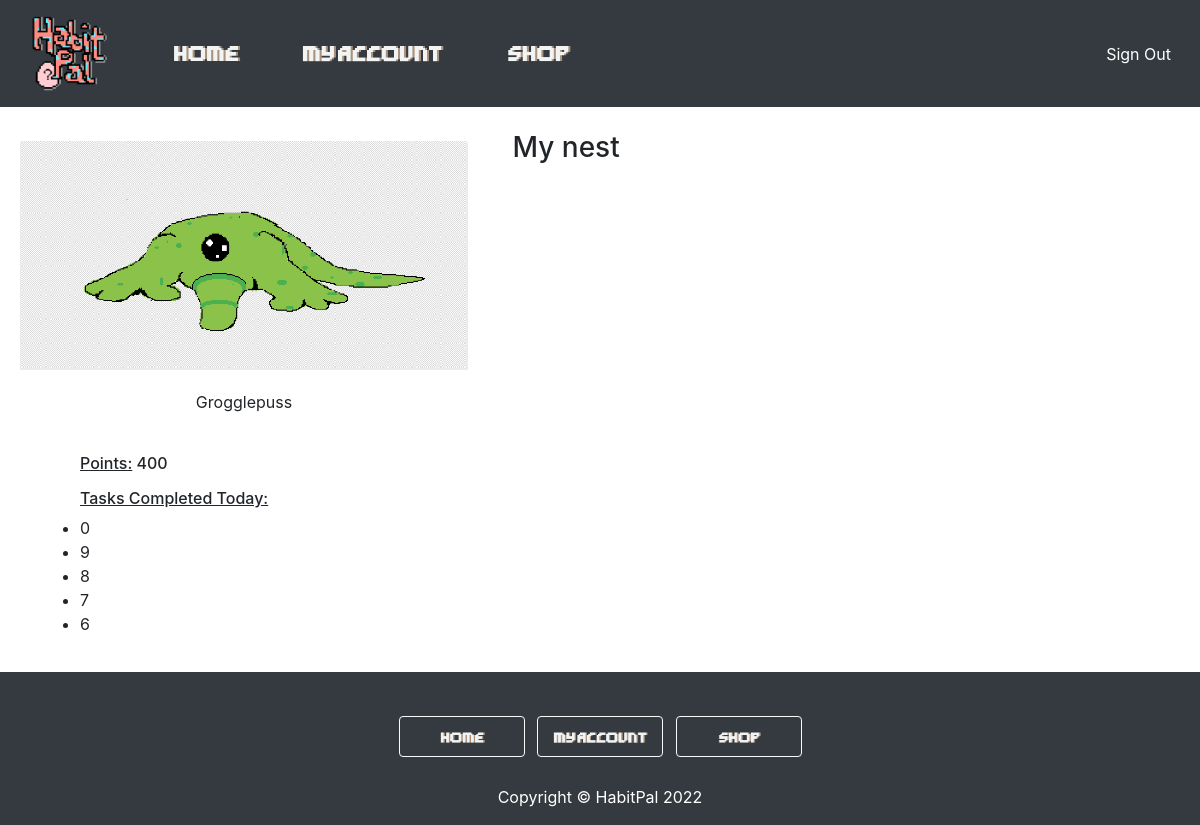
Page /myaccount (signed in) on the earlier database version.
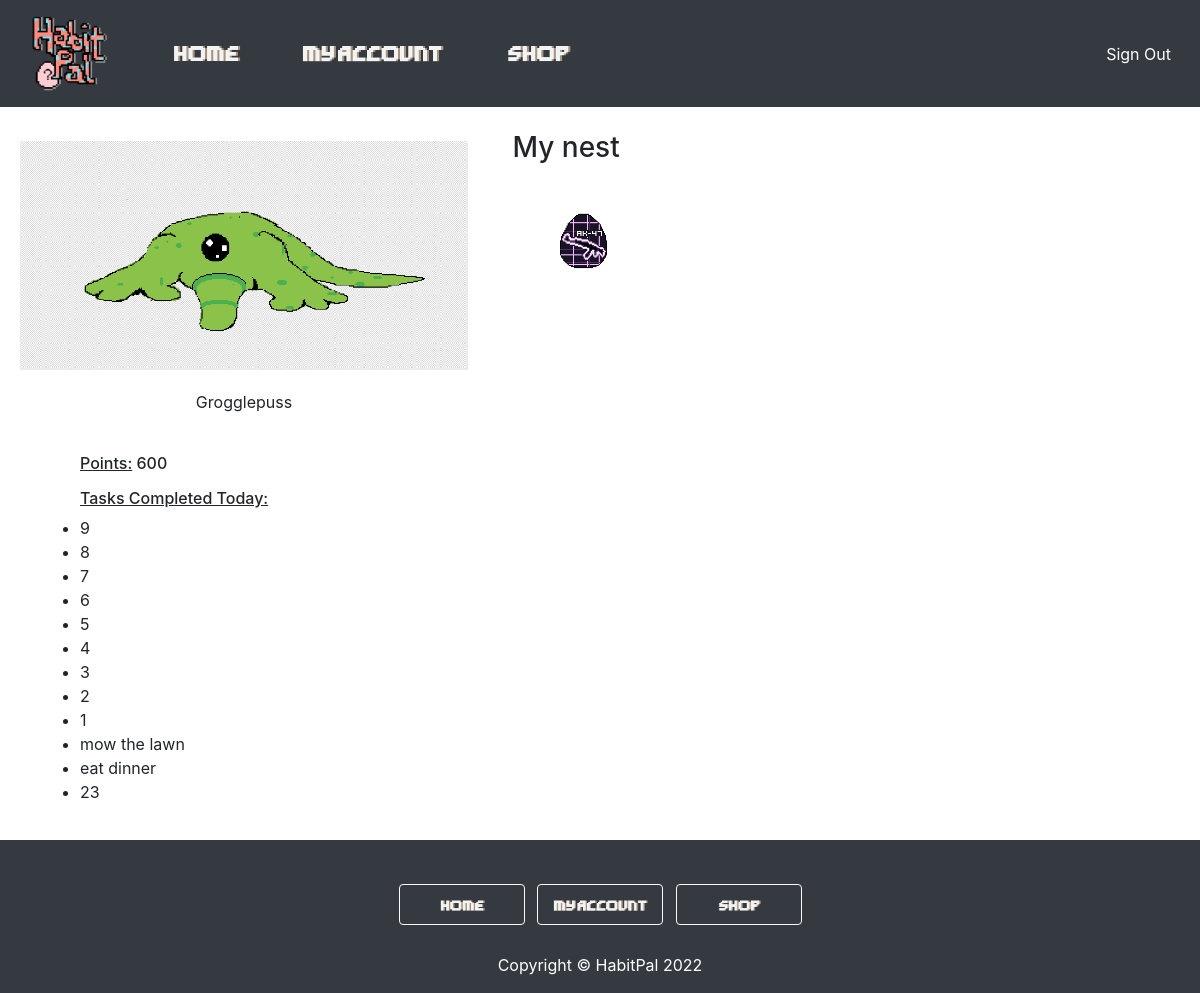
Same page on the later database version.
### tables this page shows
CREATE TABLE points(username text, points int);

CREATE TABLE completedTasks(username text, date text, task text);

CREATE TABLE eggs(username text, egg text);

### app.py (the view)
@app.route('/myaccount')
def myaccount():
    if 'loggedin' in session:
        day = get_date()
        cursor = conn.cursor()
        cursor.execute( 'SELECT task FROM completedTasks WHERE username = ? and date = ?', (session['username'], day,))
        tasks = cursor.fetchall()
        cursor.execute( 'SELECT points FROM points WHERE username = ?', (session['username'],))
        points = cursor.fetchone()
        if points is None:
            points = 0
        else:
            points = points[0]
        cursor.execute( 'SELECT egg FROM eggs WHERE username = ?', (session['username'],))
        eggs = cursor.fetchall()
        return render_template("myaccount.html", eggs=eggs, tasks=tasks, points=points)
    return render_template("login.html")

### app.py (called while the page is built)
def get_date():
    dateandtime = datetime.now()
    day = dateandtime.day
    month = dateandtime.month
    year = dateandtime.year
    day = str(month) + "-" + str(day) + "-" + str(year)
    return day

### templates/myaccount.html (shortened to what this page needs)
<!DOCTYPE html>
<html lang="en">
<head>
  <link rel="stylesheet" href="{{ url_for('static', filename='css/style.css') }}" type="text/css">
  <link rel="stylesheet" href="https://stackpath.bootstrapcdn.com/bootstrap/4.1.3/css/bootstrap.min.css"
>
  <link rel="stylesheet" href="https://cdnjs.cloudflare.com/ajax/libs/font-awesome/4.7.0/css/font-awesome.min.css">
  <link rel="stylesheet" href="https://maxcdn.bootstrapcdn.com/bootstrap/4.3.1/css/bootstrap.min.css">
</head>
<body>
  <nav class="navbar navbar-expand-md navbar-dark bg-dark">
    <a class="nav-link" href="{{ url_for('welcome') }}">
      <img src=../static/button_images/logo.png width="75px" height="75px" />
    </a>
    <div class="collapse navbar-collapse" id="navbarSupportedContent">
      <ul class="navbar-nav mr-auto">
        <li class="nav-item active">
          <a class="nav-link" href="{{ url_for('home') }}">
            <img src=../static/button_images/home3.png width="150px" height="37.5px"
              onmouseover="this.src='../static/button_images/home4.png';"
              onmouseout="this.src='../static/button_images/home3.png';" />
            <span class="sr-only">(current)</span></a>
        </li>
        <li class="nav-item active">
          <a class="nav-link" href="{{ url_for('myaccount') }}">
            <img src=../static/button_images/myaccount3.png width="150px" height="37.5px"
              onmouseover="this.src='../static/button_images/myaccount4.png';"
              onmouseout="this.src='../static/button_images/myaccount3.png';" />
          </a>
        <li class="nav-item active">
          <a class="nav-link" href="{{ url_for('store') }}">
            <img src=../static/button_images/shop3.png width="150px" height="37.5px"
              onmouseover="this.src='../static/button_images/shop4.png';"
              onmouseout="this.src='../static/button_images/shop3.png';" />
          </a>
        </li>
      </ul>
      <a href="{{ url_for('logout') }}" class="signout btn btn-dark">Sign Out</a>
    </div>
  </nav>
  <div class="MA-container">
    <div class="row">
      <div class="col-12 col-sm-12 col-md-5 col-lg-5">
        <div class="MA-pet-info">
          <div class="MA-card">
            <br>
            <img class="card-img-top murg" src="{{url_for('static',filename ='jwa_concept_MURGv5.PNG')}}"
              alt="Card image cap">
            <div class="card-body">
              <p class="card-text">Grogglepuss</p>
              <br>
              <ul>
                <h6><u>Points:</u> {{ points }}</h6>
              </ul>
              <ul>
                <h6><u>Tasks Completed Today:</u></h6>
                {% for i in tasks %}
                <li>{{ i[0] }}</li>
                {% endfor %}
              </ul>
            </div>
          </div>
        </div>
      </div>
      <div class="col-12 col-sm-12 col-md-7 col-lg-7">
        <br>
        <h3 id="mynest">My nest</h3>
        {% for i in eggs %}
        <img id="eggs" src="{{ i[0] }}">
        {% endfor %}
      </div>
    </div>
  </div>
  <footer class="footindex bg-dark">
    <div class="container p-4 pb-0 text-center">
      <section class="text-center">
        <a class="btn btn-outline-light btn-floating m-1" style="background-color: #343a40" href="{{ url_for('home') }}"
          role="button"><img src=../static/button_images/home3.png width="100px" height="25px"
            onmouseover="this.src='../static/button_images/home4.png';"
            onmouseout="this.src='../static/button_images/home3.png';" /></a>
        <a class="btn btn-outline-light btn-floating m-1" style="background-color: #343a40"
          href="{{ url_for('myaccount') }}" role="button"><img src=../static/button_images/myaccount3.png width="100px"
            height="25px" onmouseover="this.src='../static/button_images/myaccount4.png';"
            onmouseout="this.src='../static/button_images/myaccount3.png';" /></a>
        <a class="btn btn-outline-light btn-floating m-1" style="background-color: #343a40"
          href="{{ url_for('store') }}" role="button"><img src=../static/button_images/shop3.png width="100px"
            height="25px" onmouseover="this.src='../static/button_images/shop4.png';"
            onmouseout="this.src='../static/button_images/shop3.png';" /></a>
      </section>
    </div>
    <div class="container">
      <p class="m-0 text-center text-white">Copyright &copy; HabitPal 2022</p>
    </div>
  </footer>
</body>
</html>

### static/css/style.css (style rules this page uses)
#eggs { width: 20%; }
.MA-pet-info { width: 30rem; height: 100%; float: left; }
.MA-card { margin-top: 10px; margin-left: 20px; width: 28rem; float: left; }
.card-text { text-align: center; }
.footindex { clear: both; position: relative; bottom: 0; padding-top: 1rem!important; width: 100%; padding-bottom: 1rem!important; }

Differences in the rows shown:
changed points: points "400" → "600"
changed completedTasks (number 1 of 12 on the later page): task "0" → "9"
changed completedTasks (number 2 of 12 on the later page): task "9" → "8"
changed completedTasks (number 3 of 12 on the later page): task "8" → "7"
changed completedTasks (number 4 of 12 on the later page): task "7" → "6"
changed completedTasks (number 5 of 12 on the later page): task "6" → "5"
added completedTasks: task "4"
added completedTasks: task "3"
added completedTasks: task "2"
added completedTasks: task "1"
added completedTasks: task "mow the lawn"
added completedTasks: task "eat dinner"
added completedTasks: task "23"
added eggs: egg (picture)
